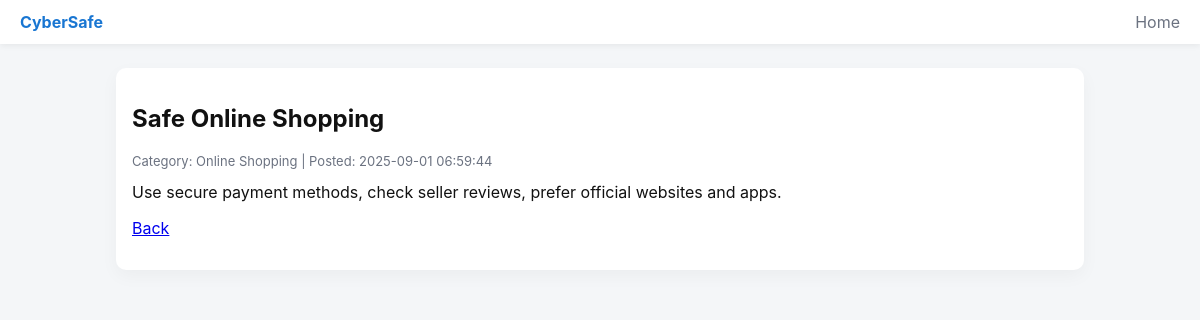
Page /view_tip.php?id=2 on the committed database.
### tables this page shows
CREATE TABLE IF NOT EXISTS tips (
    id INT AUTO_INCREMENT PRIMARY KEY,
    title VARCHAR(255),
    category VARCHAR(100),
    content TEXT,
    created_at DATETIME DEFAULT CURRENT_TIMESTAMP
);

### view_tip.php (the view, shortened to what this page needs)
<?php
include 'config.php';
$id = isset($_GET['id']) ? (int)$_GET['id'] : 0;
$stmt = $conn->prepare('SELECT * FROM tips WHERE id=?');
$stmt->bind_param('i',$id);
$stmt->execute();
$res = $stmt->get_result();
$tip = $res->fetch_assoc();
?>
<!DOCTYPE html>
<html>
<head><meta charset="utf-8"><title><?= htmlspecialchars($tip['title']); ?> - CyberSafe</title><link rel="stylesheet" href="style.css"></head>
<body>
    <nav class="nav"><div class="brand">CyberSafe</div><div><a href="index.php">Home</a></div></nav>
    <main class="container">
        <article class="card">
            <h2><?= htmlspecialchars($tip['title']); ?></h2>
            <p class="meta">Category: <?= htmlspecialchars($tip['category']); ?> | Posted: <?= $tip['created_at']; ?></p>
            <div><?= nl2br(htmlspecialchars($tip['content'])); ?></div>
            <p><a href="index.php">Back</a></p>
        </article>
    </main>
</body>
</html>

### style.css (style rules this page uses)
:root { --accent:#1976d2;--muted:#6b7280;--bg:#f4f6f8 }
* { box-sizing:border-box }
body { font-family:Inter,system-ui,Arial,sans-serif;background:var(--bg);margin:0;color:#111 }
.nav { display:flex;justify-content:space-between;align-items:center;padding:12px 20px;background:#fff;box-shadow:0 2px 6px rgba(0,0,0,0.06) }
.nav .brand { font-weight:700;color:var(--accent) }
.nav a { margin-left:12px;color:var(--muted);text-decoration:none }
.container { max-width:1000px;margin:24px auto;padding:0 16px }
.card { background:#fff;padding:16px;border-radius:10px;box-shadow:0 6px 18px rgba(0,0,0,0.04) }
.meta { color:var(--muted);font-size:13px }

### rows in the picture
tips: title "Safe Online Shopping", category "Online Shopping", created_at "2025-09-01 06:59:44", content "Use secure payment methods, check seller reviews, prefer official websites and apps."
